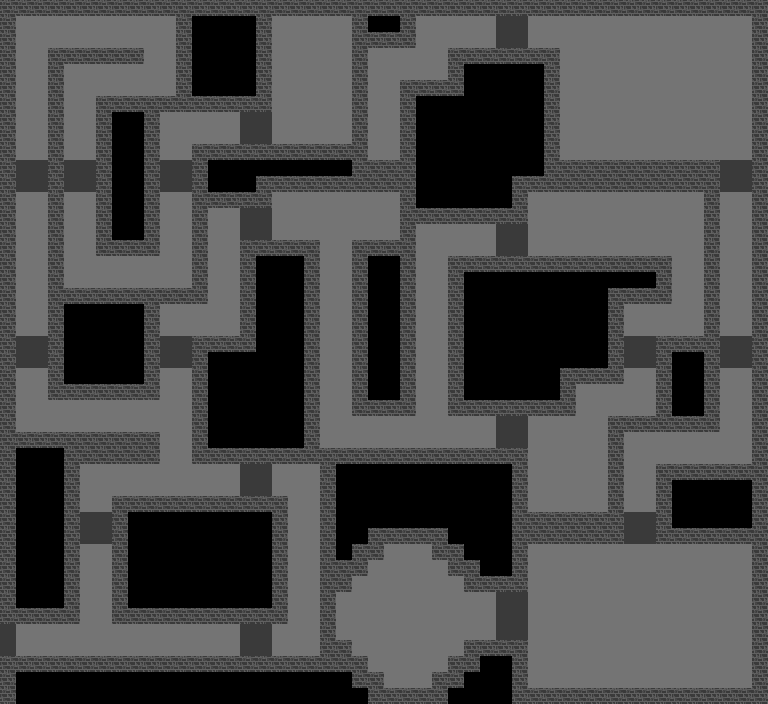

Below is a game level as drawn by its tile map, then a one-line description and the .tmx that defines it (tile-layer data replaced by summaries):
An orthogonal 48x44 tile map with 16x16 px tiles, 4 tile layers (Ground_layer, Object_layer, Upper_layer, INTERACTIVE_LAYER) and 39 objects.

<map version="1.0" tiledversion="1.1.4" orientation="orthogonal" renderorder="right-down" width="48" height="44" tilewidth="16" tileheight="16" infinite="0" nextobjectid="44">
 <tileset firstgid="1" source="RedBeardRun TileSet.tsx" />
 <layer name="Ground_layer" width="48" height="44">
  <data>[2112 cells, 2112 non-empty, 4 distinct tile ids]</data>
 </layer>
 <layer name="Object_layer" width="48" height="44">
  <data>[2112 cells, 654 non-empty, 3 distinct tile ids]</data>
 </layer>
 <layer name="Upper_layer" width="48" height="44">
  <data>[2112 cells, 0 non-empty, 0 distinct tile ids]</data>
 </layer>
 <layer name="INTERACTIVE_LAYER" width="48" height="44">
  <data>[2112 cells, 0 non-empty, 0 distinct tile ids]</data>
 </layer>
 <objectgroup name="MAP_SPAWN_LAYER">
  <object id="17" x="384" y="224" width="16" height="16">
   <properties>
    <property name="Spawn" value="Snake" />
   </properties>
  </object>
  <object id="18" x="320" y="432" width="16" height="16">
   <properties>
    <property name="Spawn" value="Snake" />
   </properties>
  </object>
  <object id="19" x="416" y="224" width="16" height="16">
   <properties>
    <property name="Spawn" value="Snake" />
   </properties>
  </object>
  <object id="20" x="464" y="432" width="16" height="16">
   <properties>
    <property name="Spawn" value="Skeleton" />
   </properties>
  </object>
  <object id="21" x="528" y="496" width="16" height="16">
   <properties>
    <property name="Spawn" value="Skeleton" />
   </properties>
  </object>
  <object id="22" x="592" y="496" width="16" height="16">
   <properties>
    <property name="Spawn" value="Skeleton" />
   </properties>
  </object>
  <object id="23" x="640" y="400" width="16" height="16">
   <properties>
    <property name="Spawn" value="Skeleton" />
   </properties>
  </object>
  <object id="24" x="608" y="48" width="16" height="16">
   <properties>
    <property name="Spawn" value="Skeleton" />
   </properties>
  </object>
  <object id="25" x="688" y="48" width="16" height="16">
   <properties>
    <property name="Spawn" value="Skeleton" />
   </properties>
  </object>
  <object id="26" x="688" y="96" width="16" height="16">
   <properties>
    <property name="Spawn" value="Skeleton" />
   </properties>
  </object>
  <object id="27" x="608" y="96" width="16" height="16">
   <properties>
    <property name="Spawn" value="Skeleton" />
   </properties>
  </object>
  <object id="28" x="432" y="16" width="16" height="16">
   <properties>
    <property name="Spawn" value="Snake" />
   </properties>
  </object>
  <object id="29" x="272" y="16" width="16" height="16">
   <properties>
    <property name="Spawn" value="Skeleton" />
   </properties>
  </object>
  <object id="30" x="336" y="16" width="16" height="16">
   <properties>
    <property name="Spawn" value="Skeleton" />
   </properties>
  </object>
  <object id="31" x="304" y="64" width="16" height="16">
   <properties>
    <property name="Spawn" value="Snake" />
   </properties>
  </object>
  <object id="32" x="192" y="112" width="16" height="16">
   <properties>
    <property name="Spawn" value="Snake" />
   </properties>
  </object>
  <object id="33" x="80" y="272" width="16" height="16">
   <properties>
    <property name="Spawn" value="Snake" />
   </properties>
  </object>
  <object id="34" x="160" y="272" width="16" height="16">
   <properties>
    <property name="Spawn" value="Snake" />
   </properties>
  </object>
  <object id="35" x="16" y="48" width="16" height="16">
   <properties>
    <property name="Spawn" value="Snake" />
   </properties>
  </object>
  <object id="36" x="32" y="240" width="16" height="16">
   <properties>
    <property name="Spawn" value="Snake" />
   </properties>
  </object>
  <object id="37" x="80" y="416" width="16" height="16">
   <properties>
    <property name="Spawn" value="Snake" />
   </properties>
  </object>
  <object id="38" x="160" y="480" width="16" height="16">
   <properties>
    <property name="Spawn" value="Snake" />
   </properties>
  </object>
  <object id="39" x="288" y="560" width="16" height="16">
   <properties>
    <property name="Spawn" value="Snake" />
   </properties>
  </object>
 </objectgroup>
 <objectgroup name="MAP_COLLISION_LAYER">
  <object id="40" x="0" y="656">
   <polyline points="0,0 320,0 320,-192 192,-192 192,-320 240,-320 240,-416 320,-416 320,-208 528,-208 528,-144 608,-144 608,-240 656,-240 656,-320 704,-320 704,-464 528,-464 528,-432 416,-432 416,-240 352,-240 352,-416 400,-416 400,-464 400,-576 448,-576 448,-608 560,-608 560,-496 720,-496 720,-224 624,-224 624,-112 528,-112 528,-64 464,-64 464,-80 448,-80 448,-96 432,-96 432,-112 384,-112 384,-96 368,-96 368,-80 352,-80 352,-64 336,-64 336,-16 352,-16 352,0 368,0 368,16 384,16 384,32 432,32 432,16 448,16 448,0 464,0 464,-16 528,-16 528,32 752,32 752,-112 656,-112 656,-192 752,-192 752,-640 416,-640 416,-608 368,-608 368,-496 368,-464 272,-464 272,-448 208,-448 208,-352 160,-352 160,-256 48,-256 48,-608 144,-608 144,-592 64,-592 64,-368 192,-368 192,-512 352,-512 352,-640 272,-640 272,-544 160,-544 160,-400 96,-400 96,-560 176,-560 176,-640 16,-640 16,-224 160,-224 160,-192 80,-192 80,-32 0,-32" />
  </object>
  <object id="41" x="288" y="496">
   <polyline points="0,0 0,128 -176,128 -176,0 0,0" />
  </object>
  <object id="42" x="448" y="416">
   <polyline points="0,0 0,-160 224,-160 224,-112 176,-112 176,-32 128,-32 128,0 0,0" />
  </object>
  <object id="43" x="0" y="625" width="13" height="30">
   <properties>
    <property name="PortalFrom" value="Dungeon" />
    <property name="PortalTo" value="Overworld" />
    <property name="X" value="720" />
    <property name="Y" value="76" />
   </properties>
  </object>
 </objectgroup>
 <objectgroup name="FOCAL_LAYER">
  <object id="1" x="120" y="608" width="16" height="16" />
  <object id="2" x="120" y="432" width="16" height="16" />
  <object id="3" x="120" y="256" width="16" height="16" />
  <object id="4" x="120" y="80" width="16" height="16" />
  <object id="6" x="376" y="80" width="16" height="16" />
  <object id="8" x="632" y="80" width="16" height="16" />
  <object id="9" x="632" y="256" width="16" height="16" />
  <object id="10" x="632" y="432" width="16" height="16" />
  <object id="12" x="632" y="608" width="16" height="16" />
  <object id="13" x="376" y="608" width="16" height="16" />
  <object id="14" x="376" y="256" width="16" height="16" />
  <object id="16" x="376" y="432" width="16" height="16" />
 </objectgroup>
 <objectgroup name="MAP_PORTAL_LAYER" />
</map>
